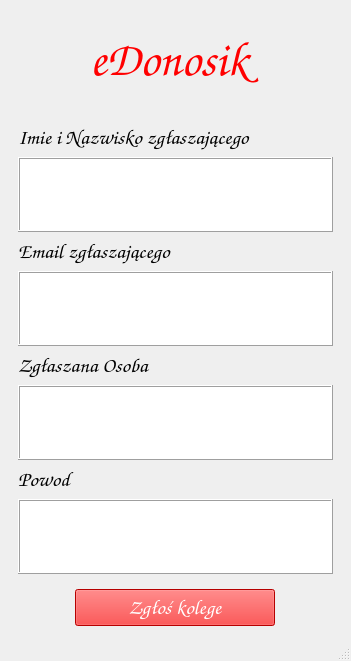
<?xml version="1.0" encoding="UTF-8"?>
<ui version="4.0">
 <class>MainWindow</class>
 <widget class="QMainWindow" name="MainWindow">
  <property name="geometry">
   <rect>
    <x>0</x>
    <y>0</y>
    <width>351</width>
    <height>661</height>
   </rect>
  </property>
  <property name="minimumSize">
   <size>
    <width>351</width>
    <height>661</height>
   </size>
  </property>
  <property name="maximumSize">
   <size>
    <width>351</width>
    <height>661</height>
   </size>
  </property>
  <property name="font">
   <font>
    <family>Comic Sans MS</family>
    <pointsize>12</pointsize>
    <weight>75</weight>
    <italic>true</italic>
    <bold>true</bold>
   </font>
  </property>
  <property name="windowTitle">
   <string>MainWindow</string>
  </property>
  <property name="toolButtonStyle">
   <enum>Qt::ToolButtonIconOnly</enum>
  </property>
  <property name="animated">
   <bool>false</bool>
  </property>
  <property name="tabShape">
   <enum>QTabWidget::Triangular</enum>
  </property>
  <property name="unifiedTitleAndToolBarOnMac">
   <bool>false</bool>
  </property>
  <widget class="QWidget" name="centralwidget">
   <layout class="QVBoxLayout" name="verticalLayout">
    <item alignment="Qt::AlignHCenter">
     <widget class="QLabel" name="label">
      <property name="sizePolicy">
       <sizepolicy hsizetype="Preferred" vsizetype="Preferred">
        <horstretch>0</horstretch>
        <verstretch>0</verstretch>
       </sizepolicy>
      </property>
      <property name="maximumSize">
       <size>
        <width>16777215</width>
        <height>16777215</height>
       </size>
      </property>
      <property name="font">
       <font>
        <family>Comic Sans MS</family>
        <pointsize>36</pointsize>
        <weight>75</weight>
        <bold>true</bold>
       </font>
      </property>
      <property name="styleSheet">
       <string notr="true">QLabel{
color:red;
}
QLabel:hover {
color:blue;
}</string>
      </property>
      <property name="text">
       <string>eDonosik</string>
      </property>
     </widget>
    </item>
    <item>
     <widget class="QWidget" name="widget" native="true">
      <property name="sizePolicy">
       <sizepolicy hsizetype="Preferred" vsizetype="Preferred">
        <horstretch>0</horstretch>
        <verstretch>1</verstretch>
       </sizepolicy>
      </property>
      <property name="maximumSize">
       <size>
        <width>333</width>
        <height>468</height>
       </size>
      </property>
      <layout class="QFormLayout" name="formLayout">
       <item row="0" column="0">
        <widget class="QLabel" name="label_2">
         <property name="font">
          <font>
           <family>Comic Sans MS</family>
           <pointsize>16</pointsize>
          </font>
         </property>
         <property name="text">
          <string>Imie i Nazwisko zgłaszającego</string>
         </property>
        </widget>
       </item>
       <item row="1" column="0" colspan="2">
        <widget class="QTextEdit" name="textEdit">
         <property name="frameShape">
          <enum>QFrame::Box</enum>
         </property>
         <property name="frameShadow">
          <enum>QFrame::Raised</enum>
         </property>
        </widget>
       </item>
       <item row="2" column="0">
        <widget class="QLabel" name="label_3">
         <property name="font">
          <font>
           <family>Comic Sans MS</family>
           <pointsize>16</pointsize>
          </font>
         </property>
         <property name="text">
          <string>Email zgłaszającego</string>
         </property>
        </widget>
       </item>
       <item row="3" column="0" colspan="2">
        <widget class="QTextEdit" name="textEdit_2">
         <property name="frameShape">
          <enum>QFrame::Box</enum>
         </property>
         <property name="frameShadow">
          <enum>QFrame::Raised</enum>
         </property>
        </widget>
       </item>
       <item row="4" column="0">
        <widget class="QLabel" name="label_4">
         <property name="font">
          <font>
           <family>Comic Sans MS</family>
           <pointsize>16</pointsize>
          </font>
         </property>
         <property name="text">
          <string>Zgłaszana Osoba</string>
         </property>
        </widget>
       </item>
       <item row="5" column="0" colspan="2">
        <widget class="QTextEdit" name="textEdit_3">
         <property name="frameShape">
          <enum>QFrame::Box</enum>
         </property>
         <property name="frameShadow">
          <enum>QFrame::Raised</enum>
         </property>
        </widget>
       </item>
       <item row="6" column="0">
        <widget class="QLabel" name="label_5">
         <property name="font">
          <font>
           <family>Comic Sans MS</family>
           <pointsize>16</pointsize>
          </font>
         </property>
         <property name="text">
          <string>Powod</string>
         </property>
        </widget>
       </item>
       <item row="7" column="0" colspan="2">
        <widget class="QTextEdit" name="textEdit_4">
         <property name="frameShape">
          <enum>QFrame::Box</enum>
         </property>
         <property name="frameShadow">
          <enum>QFrame::Raised</enum>
         </property>
        </widget>
       </item>
      </layout>
     </widget>
    </item>
    <item alignment="Qt::AlignHCenter">
     <widget class="QPushButton" name="zglos_btn">
      <property name="minimumSize">
       <size>
        <width>200</width>
        <height>0</height>
       </size>
      </property>
      <property name="maximumSize">
       <size>
        <width>255</width>
        <height>16777215</height>
       </size>
      </property>
      <property name="font">
       <font>
        <family>Comic Sans MS</family>
        <pointsize>16</pointsize>
       </font>
      </property>
      <property name="whatsThis">
       <string>&lt;html&gt;&lt;head/&gt;&lt;body&gt;&lt;p&gt;Czy na pewno chcesz zostac konfidentem&lt;/p&gt;&lt;/body&gt;&lt;/html&gt;</string>
      </property>
      <property name="layoutDirection">
       <enum>Qt::LeftToRight</enum>
      </property>
      <property name="styleSheet">
       <string notr="true">background: red;
color: white;
padding: 4px 8px
</string>
      </property>
      <property name="text">
       <string>Zgłoś kolege</string>
      </property>
      <property name="checkable">
       <bool>false</bool>
      </property>
      <property name="checked">
       <bool>false</bool>
      </property>
      <property name="default">
       <bool>false</bool>
      </property>
      <property name="flat">
       <bool>false</bool>
      </property>
     </widget>
    </item>
   </layout>
  </widget>
  <widget class="QMenuBar" name="menubar">
   <property name="geometry">
    <rect>
     <x>0</x>
     <y>0</y>
     <width>351</width>
     <height>29</height>
    </rect>
   </property>
  </widget>
  <widget class="QStatusBar" name="statusbar"/>
 </widget>
 <resources/>
 <connections/>
</ui>
